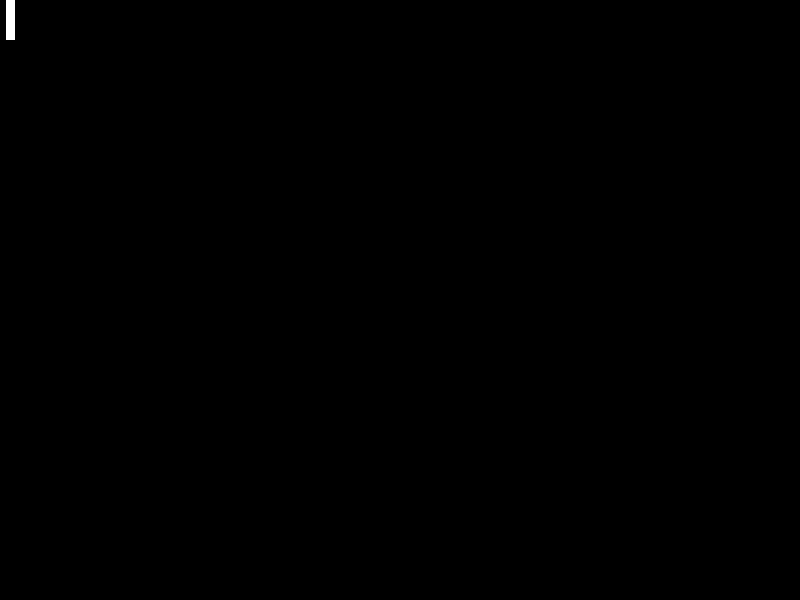
Frame 1 (no input)
Frame 60 (the mouse pressed at the canvas centre just before this capture): identical to frame 1, image omitted
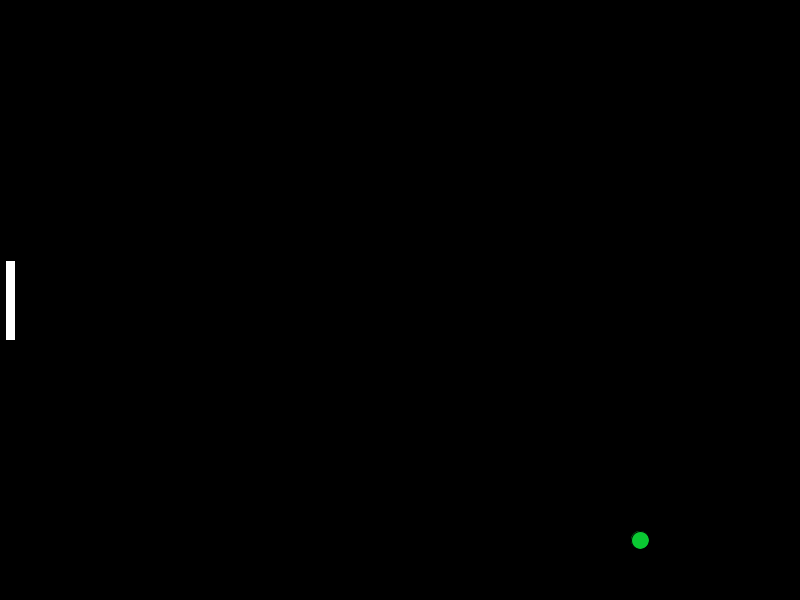
Frame 120 (the mouse held since frame 60 and released just before this capture)

The Processing sketch that drew these frames (run headless with seeded random() and noise(); from frame 60 on, the mouse is pressed at the canvas centre):

// Processing sketch: processing_168894
// ── processing_168894.pde

float circlex; //<>//
float circleY;
float directionX; 
float speedX;
float directionY; 
float speedY;

float colorR;
float colorG;
float colorB;

float paddleX;
float paddleY;
float paddleheight;

boolean start;


void setup() {
  size(800, 600);
  circleY = height/2;
  circlex = width/2;
  start = false;
  directionX = 1;
  speedX = 4;
  directionY = 1;
  speedY = 4;
  paddleX = 10;
  paddleheight = 80;
 
  // starting circle color
  colorR = 10;
  colorG = 50;
  colorB = 200;
}

void mousePressed() {

  // iff you press the mouse then start will the always true
  start = true;
  circleY = height/2;
  circlex = width/2;
}

void draw() {

  circleY = circleY + speedY * directionY; // move the ball add the speed and multiply by its direction
  circlex = circlex + speedX * directionX; // move the ball add the speed and multiply by its direction

  background(0);

  //------------------------------------ball------------------------------------------------------------------------------------------------------------------------------

  // if start is true then daraw the ellipse.
  if (start == true) { 
    fill(colorR,colorB,colorG);// each color has a variable, so we can change ir when it hit the paddle.
    ellipse(circlex, circleY, 18, 18);
  }


  // if it hit the left or right it goes other way.

  if ( circlex >= width ) { // left side doent make the ball kick, that swhy its oly checking the ball position ond the right side.  
    directionX = directionX * -1 ; // if its negative it becomes positive, and if its positive it becomes negative -- (5) * -1 = (-5) -- (-5) * -1 = (5)
  }


  //if it hits top or botton it goes the other way.

  if ( circleY >= height || circleY <= 0 ) {
    directionY = directionY * -1 ; // if its negative it becomes positive, and if its positive it becomes negative -- (5) * -1 = (-5) -- (-5) * -1 = (5)
  }

  //------------------------------Paddles------------------------------------------------------------------------------------------------------------------------------------


  paddleY = mouseY; // its in draw loop so it will always be at the mouse position

  fill(255);
  rectMode(CENTER); // set x ans y position on the center of the object
  rect(paddleX, paddleY, 10, paddleheight);


  rectMode(CENTER); // set x ans y position on the center of the object
//  fill(255, 255, 255, 40);
noFill();
  rect(paddleX, paddleY, 10000, 80);


  //------------------ball hitting the padlle--------------------------------------------------------------------------------------------------------------------------

  // DEFINING the overlaped area: if the circle is bellow (mouseY - half of the paddle.) AND if its above (mouseY + half paddle).
  // if the circle x position is behind (<= 0) the paddle AND if the Y position is equal to the paddle area at the same time, the ball will bounce!


  if (circleY >= mouseY - paddleheight/2 && circleY <= mouseY + paddleheight/2 && circlex <= 10) {

    directionX = directionX * -1; // chnge the X direction
    
    // changing all the 3 values of the circle color randomly between 0 and 255.
    colorR = random(0,255);
    colorB = random(0,255); 
    colorG = random(0,255); 
}
//
//  println(start);
}
